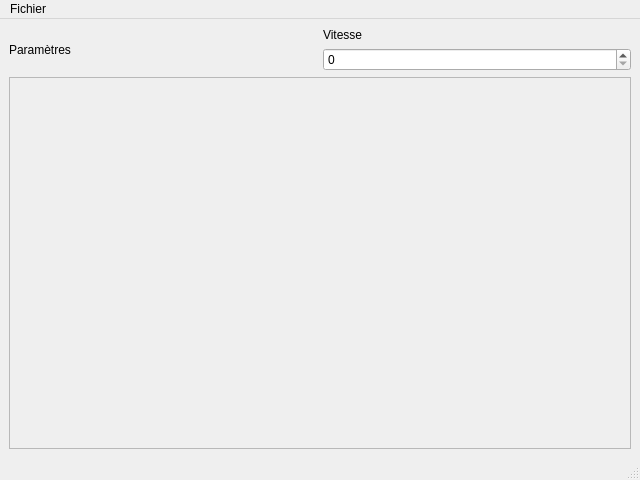
<?xml version="1.0" encoding="UTF-8"?>
<ui version="4.0">
 <class>MainWindow</class>
 <widget class="QMainWindow" name="MainWindow">
  <property name="geometry">
   <rect>
    <x>0</x>
    <y>0</y>
    <width>640</width>
    <height>480</height>
   </rect>
  </property>
  <property name="windowTitle">
   <string>MainWindow</string>
  </property>
  <widget class="QWidget" name="centralwidget">
   <layout class="QVBoxLayout" name="verticalLayout">
    <item>
     <layout class="QHBoxLayout" name="param_layout">
      <item>
       <widget class="QLabel" name="parametr_label">
        <property name="text">
         <string>Paramètres </string>
        </property>
       </widget>
      </item>
      <item>
       <layout class="QVBoxLayout" name="vitesse_layout">
        <item>
         <widget class="QLabel" name="label">
          <property name="text">
           <string>Vitesse</string>
          </property>
         </widget>
        </item>
        <item>
         <widget class="QSpinBox" name="vitesse_spinbox">
          <property name="maximum">
           <number>100</number>
          </property>
         </widget>
        </item>
       </layout>
      </item>
     </layout>
    </item>
    <item>
     <widget class="QFrame" name="rendererFrame">
      <property name="sizePolicy">
       <sizepolicy hsizetype="Expanding" vsizetype="Expanding">
        <horstretch>0</horstretch>
        <verstretch>0</verstretch>
       </sizepolicy>
      </property>
      <property name="frameShape">
       <enum>QFrame::StyledPanel</enum>
      </property>
      <property name="frameShadow">
       <enum>QFrame::Raised</enum>
      </property>
     </widget>
    </item>
   </layout>
  </widget>
  <widget class="QMenuBar" name="menubar">
   <property name="geometry">
    <rect>
     <x>0</x>
     <y>0</y>
     <width>640</width>
     <height>25</height>
    </rect>
   </property>
   <widget class="QMenu" name="menuFichier">
    <property name="title">
     <string>Fichier</string>
    </property>
    <addaction name="actionOuvrir"/>
    <addaction name="actionFermer"/>
    <addaction name="separator"/>
    <addaction name="actionQuit"/>
   </widget>
   <addaction name="menuFichier"/>
  </widget>
  <widget class="QStatusBar" name="statusbar"/>
  <action name="actionOuvrir">
   <property name="text">
    <string>Ouvrir</string>
   </property>
   <property name="shortcut">
    <string>Ctrl+O</string>
   </property>
  </action>
  <action name="actionFermer">
   <property name="text">
    <string>Fermer</string>
   </property>
   <property name="shortcut">
    <string>Ctrl+F</string>
   </property>
  </action>
  <action name="actionQuit">
   <property name="text">
    <string>Quit</string>
   </property>
   <property name="shortcut">
    <string>Ctrl+Q</string>
   </property>
  </action>
 </widget>
 <resources/>
 <connections>
  <connection>
   <sender>actionQuit</sender>
   <signal>triggered()</signal>
   <receiver>MainWindow</receiver>
   <slot>close()</slot>
   <hints>
    <hint type="sourcelabel">
     <x>-1</x>
     <y>-1</y>
    </hint>
    <hint type="destinationlabel">
     <x>319</x>
     <y>239</y>
    </hint>
   </hints>
  </connection>
 </connections>
</ui>
